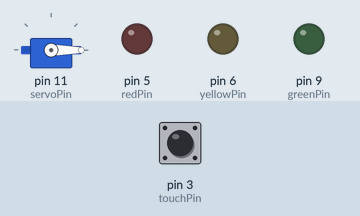
The sketch below on a simulated Arduino Uno, built with avr-gcc and run on an emulated ATmega328P. Parts: servo, output pins drawn as LEDs (lit = HIGH). The test bench sets the inputs (shaded band); at power-on: pin 3 (touchPin) LOW. What the sketch prints to the serial monitor is not drawn.

Above: at 1.2 s.
1.3 s: pin 3 (touchPin) pulled HIGH for 0.15 s
At 3.5 s:
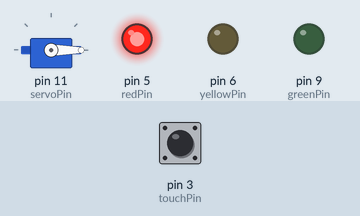
4.4 s: pin 3 (touchPin) pulled HIGH for 1 s
At 6.6 s:
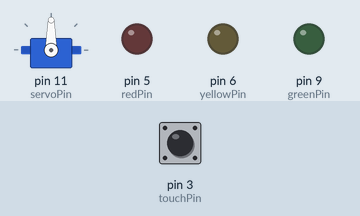
8.4 s: pin 3 (touchPin) pulled HIGH for 3.2 s
At 13.7 s:
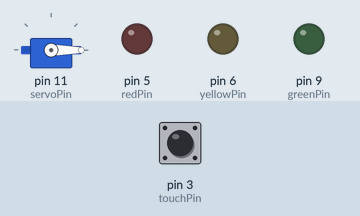
14.6 s: pin 3 (touchPin) pulsed HIGH 2 times (0.12 s each, 0.3 s apart)
At 16.6 s:
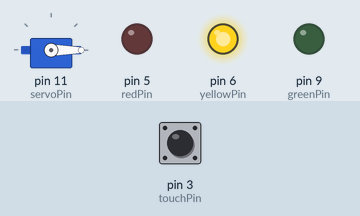
Timing chart, 0 to 18.9 s (numbered marks = the images above; inputs shaded):
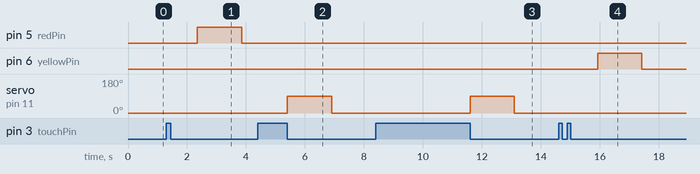

The sketch:

Buddy.ino
```cpp
#include <Servo.h>

// Pin Assignments
const int touchPin = 3;
const int redPin = 5;
const int yellowPin = 6;
const int greenPin = 9;
const int servoPin = 11;

// Tap Tracking
unsigned long lastTapTime = 0;
unsigned long touchStartTime = 0;
int tapCount = 0;
bool touchActive = false;

// Servo Motor
Servo flagServo;

void setup() {
  pinMode(touchPin, INPUT);
  pinMode(redPin, OUTPUT);
  pinMode(yellowPin, OUTPUT);
  pinMode(greenPin, OUTPUT);

  // Turn off all LEDs initially
  digitalWrite(redPin, LOW);
  digitalWrite(yellowPin, LOW);
  digitalWrite(greenPin, LOW);

  flagServo.attach(servoPin);
  flagServo.write(0);  // Start at 0 degrees

  Serial.begin(9600);
}

void loop() {
  int touchVal = digitalRead(touchPin);

  // Touch press detected
  if (touchVal == HIGH && !touchActive) {
    touchActive = true;
    touchStartTime = millis();
  }

  // Touch released
  if (touchVal == LOW && touchActive) {
    touchActive = false;
    unsigned long pressDuration = millis() - touchStartTime;

    if (pressDuration >= 1000) {
      // Long press → Rotate Servo
      Serial.println("Long Press Detected → Rotating Servo");
      rotateServo();
      tapCount = 0; // Clear tap sequence
    } else {
      // Short press (tap)
      if (millis() - lastTapTime < 800) {
        tapCount++;
      } else {
        tapCount = 1;
      }
      lastTapTime = millis();
    }
  }

  // Evaluate tap count after timeout
  if (tapCount > 0 && millis() - lastTapTime > 900) {
    handleTaps(tapCount);
    tapCount = 0;
  }
}

// Handle LED signals based on taps
void handleTaps(int count) {
  // Reset LEDs
  digitalWrite(redPin, LOW);
  digitalWrite(yellowPin, LOW);
  digitalWrite(greenPin, LOW);

  if (count == 1) {
    Serial.println("1 Tap → Help Needed (Red)");
    digitalWrite(redPin, HIGH);
  } else if (count == 2) {
    Serial.println("2 Taps → Confused (Yellow)");
    digitalWrite(yellowPin, HIGH);
  } else if (count == 3) {
    Serial.println("3 Taps → All Good (Green)");
    digitalWrite(greenPin, HIGH);
  } else {
    Serial.println("Invalid Tap Count");
  }

  delay(1500); // Keep LED on visibly
  digitalWrite(redPin, LOW);
  digitalWrite(yellowPin, LOW);
  digitalWrite(greenPin, LOW);
}

// Raise and lower servo flag
void rotateServo() {
  flagServo.write(90); // Raise flag
  delay(1500);
  flagServo.write(0);  // Lower flag
  delay(500);
}
```

Measured:
- after the input at 1.3 s, pin 5 (redPin): LOW → HIGH after 1.0 s, → LOW 1.5 s later
- after the input at 4.4 s, servo on pin 11 (servoPin): 0° → 90° after 1.0 s, → 0° 1.5 s later
- after the input at 8.4 s, servo on pin 11 (servoPin): 0° → 90° after 3.2 s, → 0° 1.5 s later
- after the input at 14.6 s, pin 6 (yellowPin): LOW → HIGH after 1.3 s, → LOW 1.5 s later
